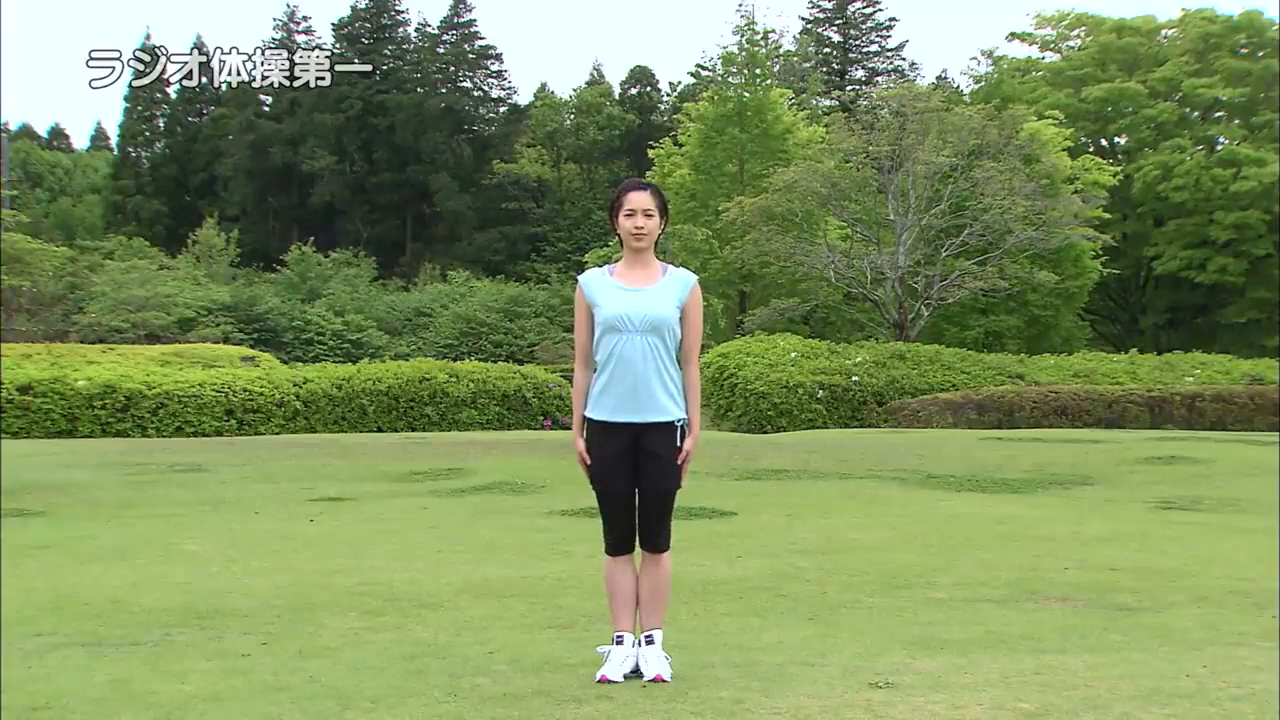
#> input picture frame 30 of ex3b.mp4, 1280 x 720 px
$ python ex.py
#> lines starting #> are read from the running program, lines starting #| are printed output that depends on the picture; after the words box and inside, x2 and y2 are one past the last pixel; in counts of white or black regions, pixels touching at a corner belong together
import cv2

video_path = "ex3b.mp4"

cap = cv2.VideoCapture(video_path)
# 動画を開く
cnt = 0
# フレーム番号を0にする

while cap.isOpened():
    success, frame = cap.read()
#> frame is the input picture: shape (720, 1280, 3); mean B, G, R 95.3, 145.7, 126.4
    # フレームを読み出す

    if success:
        # 読み出しに成功すれば以下を実行する
        cv2.putText(
            frame, str(cnt), (100, 300), cv2.FONT_HERSHEY_PLAIN, 4, (0, 0, 255), 4
        )
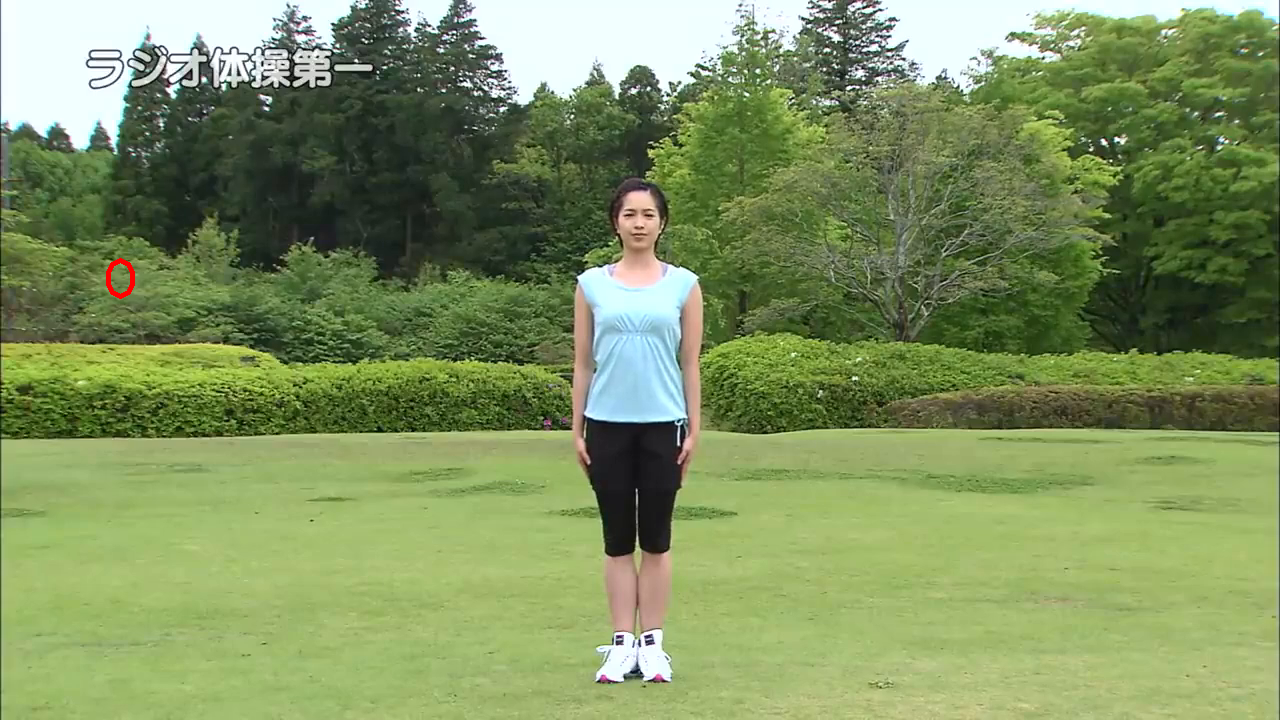
#> frame: shape (720, 1280, 3); 0.05% of pixels changed, all inside (x1, y1, x2, y2) = (106, 258, 135, 299)
        # フレームにフレーム番号を描画する
        cnt += 1
        # フレーム番号をインクリメントする
        cv2.imshow("", frame)
        # フレームを表示する

        if cv2.waitKey(20) == 27:
#> (key Esc is pressed here)
            break
        # ESCが押されれば終了
    else:
        break

cap.release()
cv2.destroyAllWindows()

$ run again, starting later in the video
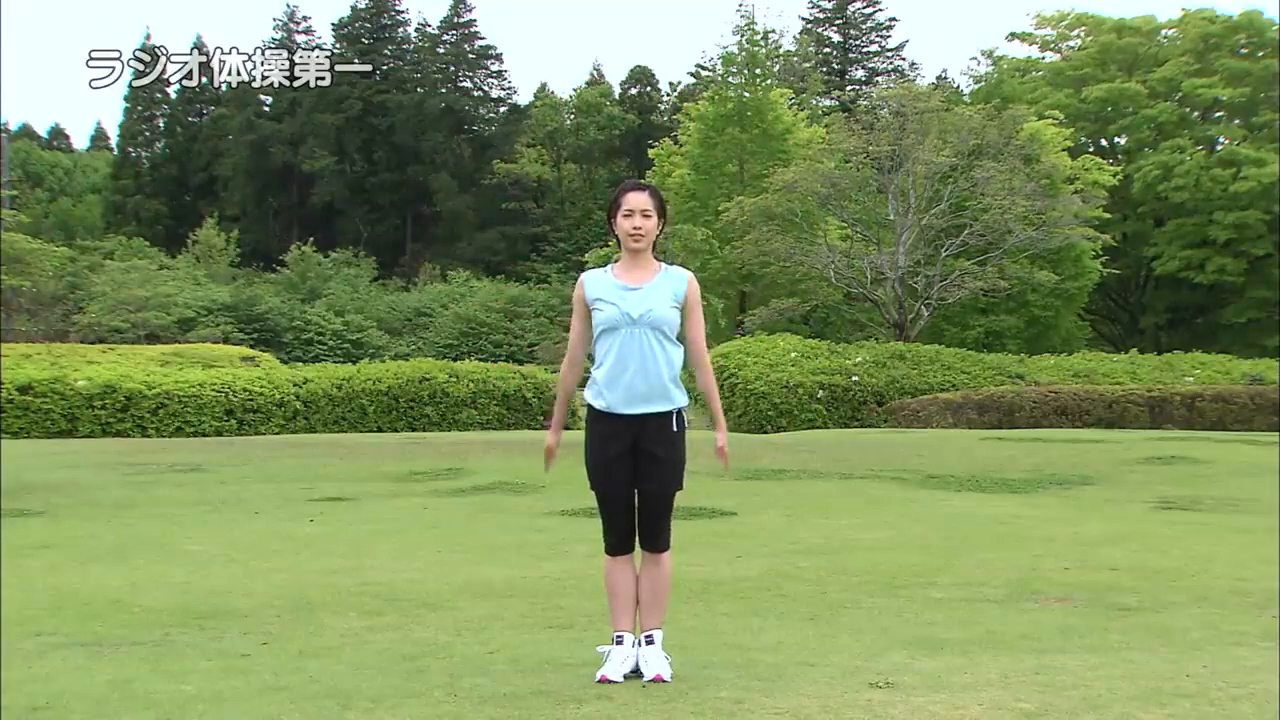
#> input picture frame 135 of ex3b.mp4, 1280 x 720 px
#> frame is the input picture: shape (720, 1280, 3); mean B, G, R 95.4, 145.8, 126.6
#> `cv2.putText( frame, str(cnt), (100, 300), cv2.FONT_HERSHEY_PLAIN, 4, (..`:
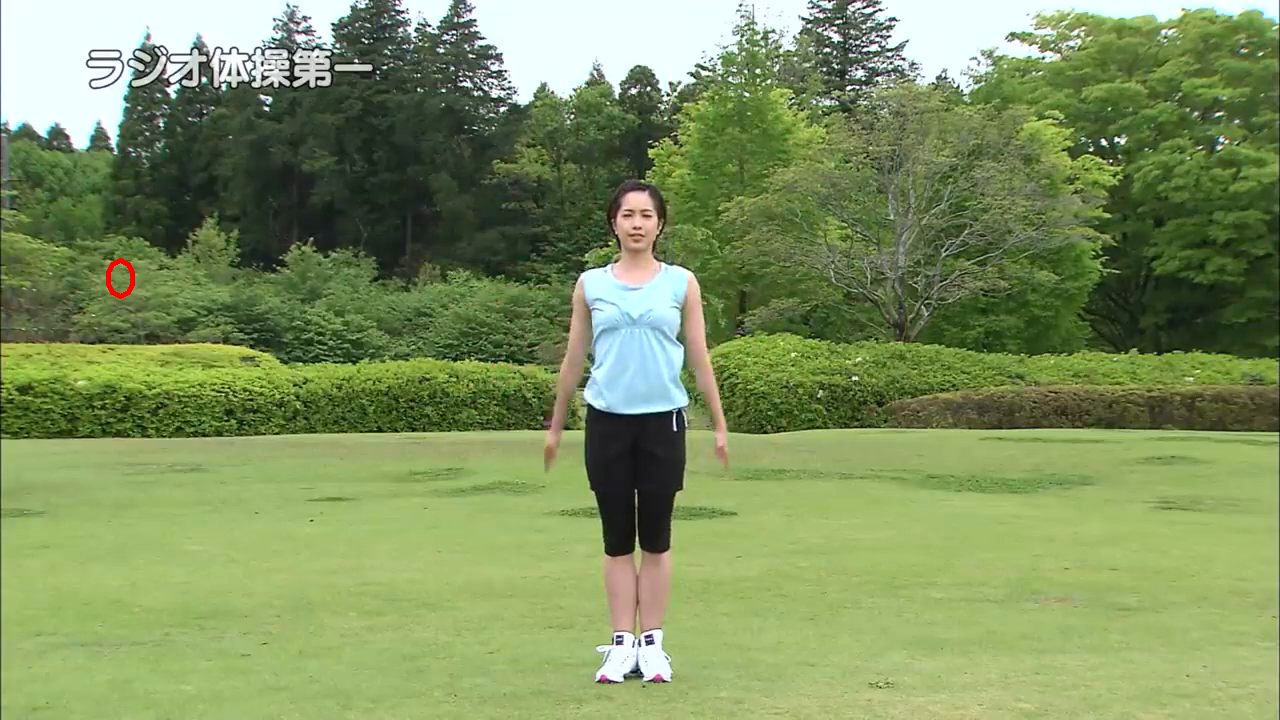
#> frame: shape (720, 1280, 3); 0.05% of pixels changed, all inside (x1, y1, x2, y2) = (106, 258, 135, 299)

$ run again, starting later in the video
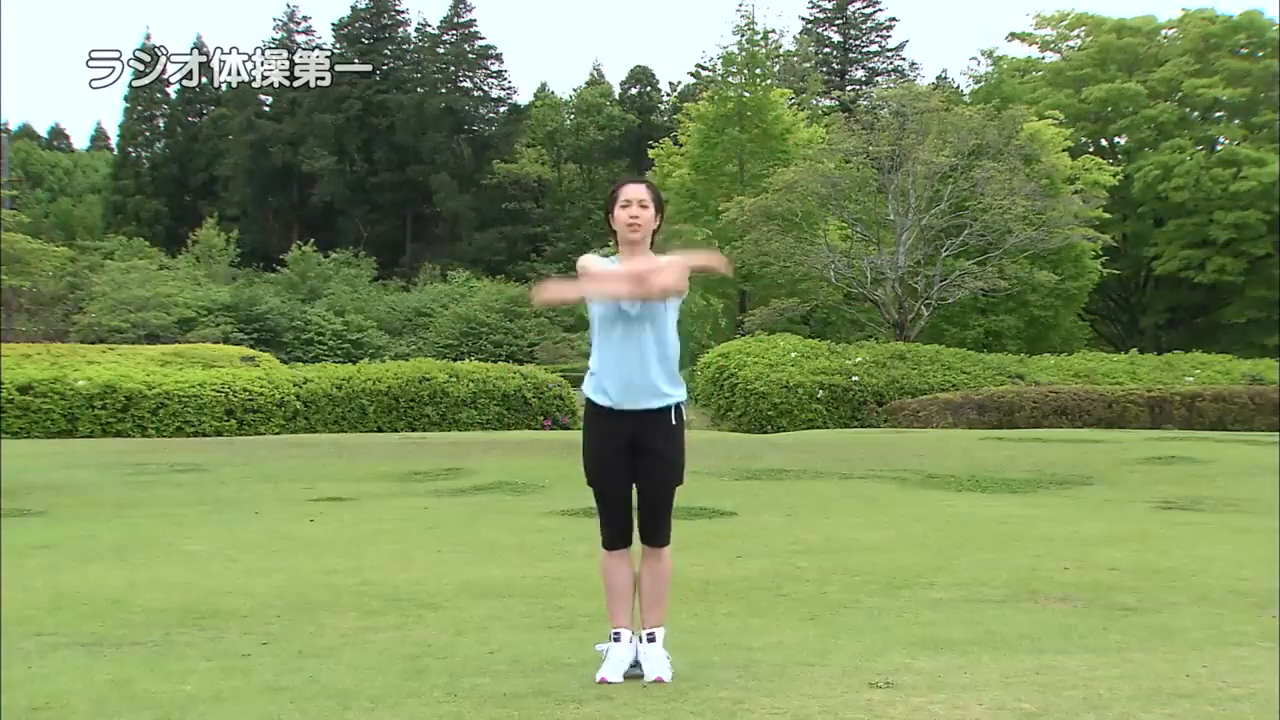
#> input picture frame 240 of ex3b.mp4, 1280 x 720 px
#> frame is the input picture: shape (720, 1280, 3); mean B, G, R 95.4, 145.9, 126.9
#> `cv2.putText( frame, str(cnt), (100, 300), cv2.FONT_HERSHEY_PLAIN, 4, (..`:
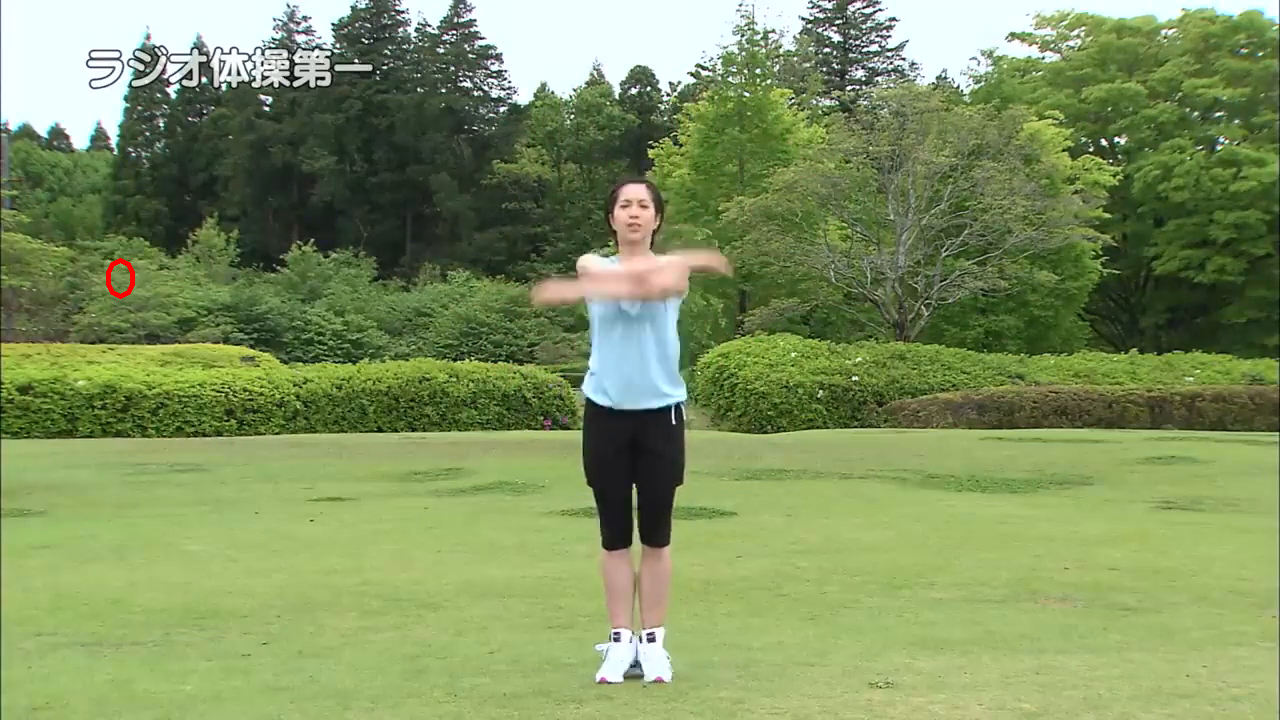
#> frame: shape (720, 1280, 3); 0.05% of pixels changed, all inside (x1, y1, x2, y2) = (106, 258, 135, 299)
